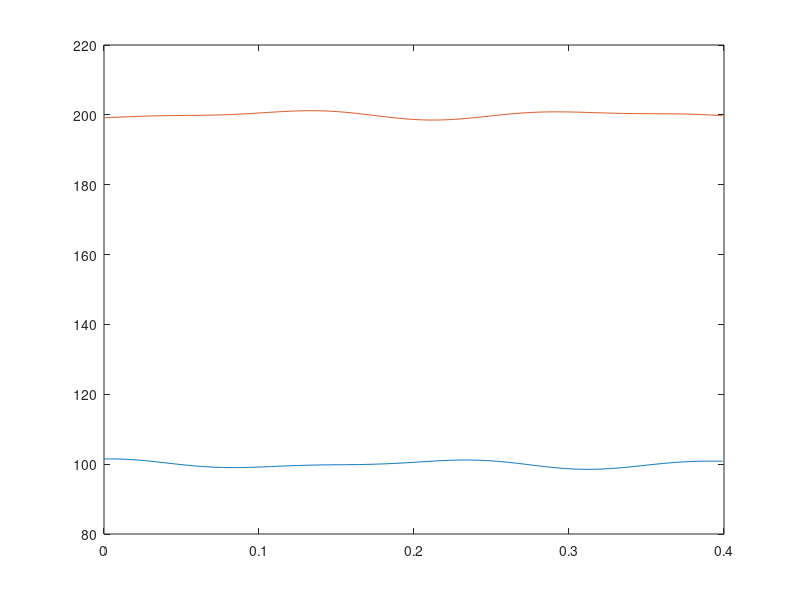

Write the MATLAB code that produced this figure. (Note: this script raises an error after producing the figure.)
clc
close all
clear
rng('shuffle')                                  % generate new seed for rand function

%% Configurations
config = jsondecode(fileread('config.json'));   % config file

v_speeds = config.vehicle_speed./3.6;           % vehicle speed (km/h -> m/s) 
v_qtty = length(config.vehicles);
s_qtty = config.sensor_qtty;                    % number of sensors
s_dist = config.sensor_distance;                % distance between sensors (meters)
n_sim = config.number_of_runs;                  % number of simulations 

for v_speed = v_speeds(:).'

%% System parameters and layout
s_pos = zeros(1,s_qtty);        % sensor position (meters)
for i = 1:s_qtty
    s_pos(1,i) = i * s_dist;    % TODO: s_pos starting on zero? now it aint
end

%% Vehicle load signal parameters
w_time_end = s_pos(end)/v_speed;    % time that the vehicle travel through all sensors
w_time_end = w_time_end + 0.1;      % adding some time as a margin

w_time_res = 0.001;                             % time resolution (seconds)
t = (0:w_time_res:w_time_end-w_time_res);       % time vector
t_size = size(t,2);                             % time vector size

% dynamic load frequencies range (Hz)
f1_min = 1;               
f1_max = 5;
f2_min = 8;
f2_max = 15;

% dynamic load amplitudes (tons) TODO: should depend on vehicle speed
w1 = 1;   
w2 = 0.5; 

% vector containing signals from each vehicle's axles
w_signal = zeros(n_sim,v_qtty,max(config.vehicles.axle_qtty),t_size);

for i = 1:n_sim
    for j = 1:v_qtty
        f1 = (rand(1)*(f1_max-f1_min)) + f1_min;
        f2 = (rand(1)*(f2_max-f2_min)) + f2_min;
        phase = (rand(1)*(2*pi-0)) + 0;

        axle_qtty = config.vehicles(j).axle_qtty;
        for k = 1:axle_qtty
            if k == 1
                w_signal_axle = config.vehicles(j).axle_st_load(k) + w1*sin(2*pi*f1*t + phase) + w2*sin(2*pi*f2*t + phase);
            else
                deltaD = abs(config.vehicles(j).axle_dist(k) - config.vehicles(j).axle_dist(k-1));
                deltaT = deltaD / v_speed;
                shift1 = 2*pi*f1*deltaT;
                shift2 = 2*pi*f2*deltaT;
                w_signal_axle = config.vehicles(j).axle_st_load(k) + w1*sin(2*pi*f1*t + phase + shift1) + w2*sin(2*pi*f2*t + phase + shift2);
            end
            w_signal(i, j, k, :) = w_signal_axle;
            plot(t,w_signal_axle)
            hold on
        end
    end
end

%% Simulations

% sensor measure time
s_time = zeros(1,s_qtty);      
for i = 1:s_qtty
    s_time(1,i) = s_pos(i)/v_speed;
end

% sensor measure index
s_idx_ini = zeros(1,s_qtty);
for i = 1:s_qtty
    x = find( abs(t-s_time(i)) < (w_time_res*0.99) );
    s_idx_ini(i) = x(1);
end

% sensor signal
s_w_signal = zeros(n_sim, v_qtty, max(config.vehicles.axle_qtty), s_qtty);

% mean value estimator
s_w_avg   = zeros(n_sim, v_qtty, max(config.vehicles.axle_qtty));

% signal reconstruction estimators
s_linear  = zeros(n_sim, v_qtty, max(config.vehicles.axle_qtty));
s_pchip   = zeros(n_sim, v_qtty, max(config.vehicles.axle_qtty));
s_v5cubic = zeros(n_sim, v_qtty, max(config.vehicles.axle_qtty));
s_makima  = zeros(n_sim, v_qtty, max(config.vehicles.axle_qtty));
s_spline  = zeros(n_sim, v_qtty, max(config.vehicles.axle_qtty));

v_gvw = zeros(n_sim, v_qtty);

for i = 1:n_sim
    for j = 1:v_qtty
        for k = 1:config.vehicles(j).axle_qtty
            for l = 1:s_qtty
                s_w_signal(i,j,k,l) = w_signal(i, j, k, s_idx_ini(l));
                
                %stem(s_idx_ini(l),s_w_signal(i,j,k,l));
                %hold on
            end
            
            % Gross vehicle weight
            %v_gvw(i,j) = v_gvw(i,j) + config.vehicles(j).axle_st_load(k);
            
            % Mean value
            s_w_avg(i,j,k) = mean(s_w_signal(i,j,k,:));
                
            % Signal reconstruction
            signal_2d = reshape(s_w_signal(i, j, k, :), 1, []);
            
            x = interp1(s_time,signal_2d,t,'linear');
            s_linear(i,j,k) = mean(x(s_idx_ini(1):s_idx_ini(end)));
            x = interp1(s_time,signal_2d,t,'pchip');
            s_pchip(i,j,k) = mean(x(s_idx_ini(1):s_idx_ini(end))); 
            x = interp1(s_time,signal_2d,t,'v5cubic');
            s_v5cubic(i,j,k) = mean(x(s_idx_ini(1):s_idx_ini(end)));  
            x = interp1(s_time,signal_2d,t,'makima');
            s_makima(i,j,k) = mean(x(s_idx_ini(1):s_idx_ini(end)));  
            x = interp1(s_time,signal_2d,t,'spline');
            s_spline(i,j,k) = mean(x(s_idx_ini(1):s_idx_ini(end)));
        end
    end
end

%% Outputs

%v_static_gvw = zeros(v_qtty);
%for i = 1:v_qtty
%    for j = 1:config.vehicles(i).axle_qtty
%        v_static_gvw(i) = v_static_gvw + config.vehicles(i).axle_st_load(j);
%    end
%end

%err_gvw_mv = zeros(n_sim,v_qtty);

err_axl_mv      = zeros(n_sim,v_qtty,max(config.vehicles.axle_qtty));
err_axl_linear  = zeros(n_sim,v_qtty,max(config.vehicles.axle_qtty));
err_axl_pchip   = zeros(n_sim,v_qtty,max(config.vehicles.axle_qtty));
err_axl_v5cubic = zeros(n_sim,v_qtty,max(config.vehicles.axle_qtty));
err_axl_makima  = zeros(n_sim,v_qtty,max(config.vehicles.axle_qtty));
err_axl_spline  = zeros(n_sim,v_qtty,max(config.vehicles.axle_qtty));
for i = 1:n_sim
    for j = 1:v_qtty
        for k = 1:config.vehicles(j).axle_qtty
            err_axl_mv(i,j,k)      = (s_w_avg(i,j,k)   - config.vehicles(j).axle_st_load(k)) * 100 / config.vehicles(j).axle_st_load(k);
            
            err_axl_linear(i,j,k)  = (s_linear(i,j,k)  - config.vehicles(j).axle_st_load(k)) * 100 / config.vehicles(j).axle_st_load(k);
            err_axl_pchip(i,j,k)   = (s_pchip(i,j,k)   - config.vehicles(j).axle_st_load(k)) * 100 / config.vehicles(j).axle_st_load(k);
            err_axl_v5cubic(i,j,k) = (s_v5cubic(i,j,k) - config.vehicles(j).axle_st_load(k)) * 100 / config.vehicles(j).axle_st_load(k);
            err_axl_makima(i,j,k)  = (s_makima(i,j,k)  - config.vehicles(j).axle_st_load(k)) * 100 / config.vehicles(j).axle_st_load(k);
            err_axl_spline(i,j,k)  = (s_spline(i,j,k)  - config.vehicles(j).axle_st_load(k)) * 100 / config.vehicles(j).axle_st_load(k);
        end
        %err_gvw_mv(i,j) = (v_gvw(i,j) - v_static_gvw(j)) * 100 / v_static_gvw(j);
    end
end

%% CSV output

csvName = ['output_s',num2str(s_qtty),'_n',num2str(n_sim),'.csv'];
if ~exist(csvName,'file')
    csvFile = fopen(csvName, 'w');
    fprintf(csvFile, 'speed,mean_mv,mean_pchip,mean_makima,mean_spline,std_mv,std_pchip,std_makima,std_spline,min_mv,min_pchip,min_makima,min_spline,max_mv,max_pchip,max_makima,max_spline\n');
else
    csvFile = fopen(csvName, 'a');
end

fprintf(csvFile, '%.0f,%.3f,%.3f,%.3f,%.3f,%.3f,%.3f,%.3f,%.3f,%.3f,%.3f,%.3f,%.3f,%.3f,%.3f,%.3f,%.3f\n', v_speed*3.6,mean(err_axl_mv),mean(err_axl_pchip),mean(err_axl_makima),mean(err_axl_spline),std(err_axl_mv),std(err_axl_pchip),std(err_axl_makima),std(err_axl_spline),min(err_axl_mv),min(err_axl_pchip),min(err_axl_makima),min(err_axl_spline),max(err_axl_mv),max(err_axl_pchip), max(err_axl_makima),max(err_axl_spline));
fclose(csvFile);

end

return

fprintf(csvFile, 'sim_index,vehicle_index,axle_index,mean_value,err_mean_value\n');
for i = 1:n_sim
    for j = 1:v_qtty
        for k = 1:config.vehicles(j).axle_qtty
            fprintf(csvFile, '%d,%d,%d,%.3f,%.3f\n', i, j, k, s_w_avg(i,j,k), err_axl_mv(i,j,k));
        end
    end
end
fclose(csvFile);

return
